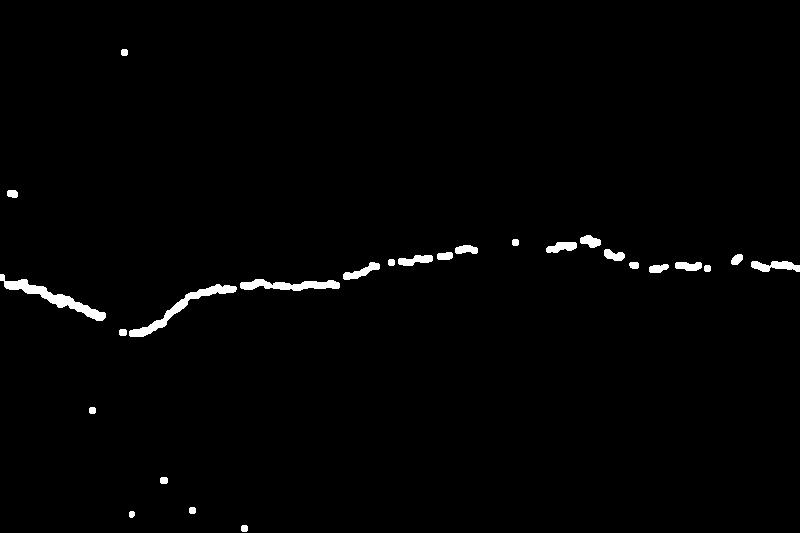
#> input picture images/001.jpg, 800 x 533 px, found by its file name
$ jupyter execute test.ipynb
#> lines starting #> are read from the running program, lines starting #| are printed output that depends on the picture; after the words box and inside, x2 and y2 are one past the last pixel; in counts of white or black regions, pixels touching at a corner belong together
[cell 1]
import cv2 as cv
import numpy as np
from matplotlib import cm
from matplotlib import pyplot as plt
from mpl_toolkits.mplot3d import Axes3D


def read_image(path, color_code=cv.IMREAD_GRAYSCALE):
    """
    read a picture from path
    :type path: string
    :param path: the location of a picture
    :type color_code: opencv color code
    :param color_code: which type the image should be read, cv.IMREAD_GRAYSCALE as default
    :return: the picture read from the path, None if there is an error
    """
#> called with color_code = 4
    return cv.imread(path, color_code)
#> returned value is the input picture: shape (533, 800, 3); min 0, max 255, mean 3.3


# [8 lines left out: function convert_color_gray, not called in this run]


def resize_img(img, width=800):
    """
    resize image
    :type img: image
    :param img: input image
    :type width: int
    :param width: width after resize,800 as default
    :return: image after resize
    """
    return cv.resize(img, (width, int(width * img.shape[0] / img.shape[1])))


# [128 lines left out: functions convert_color, center_avg_imp, equalize_hist, med_blur, not called in this run]


def gauss_blur(img, ksize=[3, 3]):
    cv.GaussianBlur(img, ksize=ksize)


# [63 lines left out: functions adj_gamma, binary_image, hist_segmentation, not called in this run]

[cell 2]
import math


# [30 lines left out: functions distance_calc, min_distace, not called in this run]

[cell 3]
"""
to do image segmentation using region grow method
"""
import numpy as np
import cv2

class RegionGrow:
    # [127 lines left out: functions __init__, region_grow, img_cut, min_pos, im_merge2, not called in this run]

[cell 4]
'''
# coding:utf-8
import time
import cv2 as cv
from matplotlib import pyplot as plt
import numpy as np

def morphological_operations(image):
    # 形態學操作
    #kernel = np.ones((5, 5), np.uint8)
    #closed_image = cv2.morphologyEx(image, cv2.MORPH_CLOSE, kernel)
    fat_image = cv.dilate(image, None, iterations=1)
    return fat_image
'''

[cell 5]
'''
# 读取图片
origin = read_image("/home/yuchi/Canny_Detection/crackforest/Images/001.jpg", color_code=cv.IMREAD_ANYCOLOR)   # 彩色图片
print("1.读取图片")
plt.imshow(origin)  # 在圖表中繪製圖片
plt.show() # 顯示圖表
'''

[cell 6]
'''
# 裁剪图片
origin = resize_img(origin)
# 彩色图片->灰度图
img = convert_color(origin)
'''

[cell 7]
'''
img = equalize_hist(img, flag=True)   # 均值化
print("2.均值化")
plt.imshow(img)  # 在圖表中繪製圖片
plt.show() # 顯示圖表
'''

[cell 8]
'''
img = center_avg_imp(img, ksize=20, flag=True)
print("3.中心均值")
plt.imshow(img)  # 在圖表中繪製圖片
plt.show() # 顯示圖表
img = med_blur(img, ksize=5, flag=True)
'''

[cell 9]
'''
rg = RegionGrow(img)
rg.img_cut()
rg.min_pos()
img = rg.region_grow()  # 衍生！！
# img = rg.im_merge()
print("4.区域生长")
plt.imshow(img, cmap="gray")
plt.show()
'''

[cell 10]
'''
img = med_blur(img, ksize=3, flag=True)   # 中值滤波

img = morphological_operations(img)
print("5.形态学操作")
plt.imshow(img, cmap="gray")
plt.show()
'''

[cell 11]
# coding:utf-8
import time
import cv2 as cv
from matplotlib import pyplot as plt
import numpy as np
import os
import cv2
import os
import numpy as np
from skimage.color import rgb2hsv
from skimage import filters

def enhance_contrast(image):
    # 對比增強
    return cv2.equalizeHist(cv2.cvtColor(image, cv2.COLOR_BGR2GRAY))
#> returned value: shape (533, 800)

def rgb_to_hsv(image):
    # RGB轉HSI/HSV
    hsv_image = rgb2hsv(image)
#> hsv_image: shape (533, 800, 3) float64; mean of channels 0, 1, 2 0, 0, 0.0129
    intensity = hsv_image[2:, :,2 ]  # 提取亮度通道
    return intensity

def calculate_otsu_threshold(image):
    # 計算 Otsu 閾值
    return filters.threshold_otsu(image)

def apply_joint_threshold(image, otsu_thresh):
    # 計算聯合閾值
    _, binary_global = cv2.threshold(image, otsu_thresh, 255, cv2.THRESH_BINARY)
    return binary_global

def canny_edge_detection(image):
    # Canny 邊緣檢測
    return cv2.Canny(image, 100, 200)

def morphological_operations(image):
    # 形態學操作
    #kernel = np.ones((5, 5), np.uint8)
    #closed_image = cv2.morphologyEx(image, cv2.MORPH_CLOSE, kernel)
    fat_image = cv.dilate(image, None, iterations=2)
    return fat_image

[cell 12]
# 读取图片
origin = read_image("/home/yuchi/Canny_Detection/crackforest/Images/001.jpg", color_code=cv.IMREAD_ANYCOLOR)  # Read color image
# 裁剪图片
img = resize_img(origin)
plt.imshow(img)  # 在圖表中繪製圖片
plt.show() # 顯示圖表
# 步驟 1: 對比增強
enhanced_image = enhance_contrast(img)
plt.imshow(enhanced_image)  # 在圖表中繪製圖片
plt.show() # 顯示圖表

[cell 13]
# 步驟 2: RGB 轉 HSI/HSV
intensity = rgb_to_hsv(img)
plt.imshow(intensity)  # 在圖表中繪製圖片
plt.show() # 顯示圖表

[cell 14]
# 步驟 3: 計算 Otsu 閾值
otsu_thresh = calculate_otsu_threshold(intensity)
#> otsu_thresh = 0.154

joint_thresholded = apply_joint_threshold(enhanced_image, otsu_thresh)
#> in apply_joint_threshold, `_, binary_global = cv2.threshold(image, otsu_thresh, 255, cv2.THRESH_B..`:
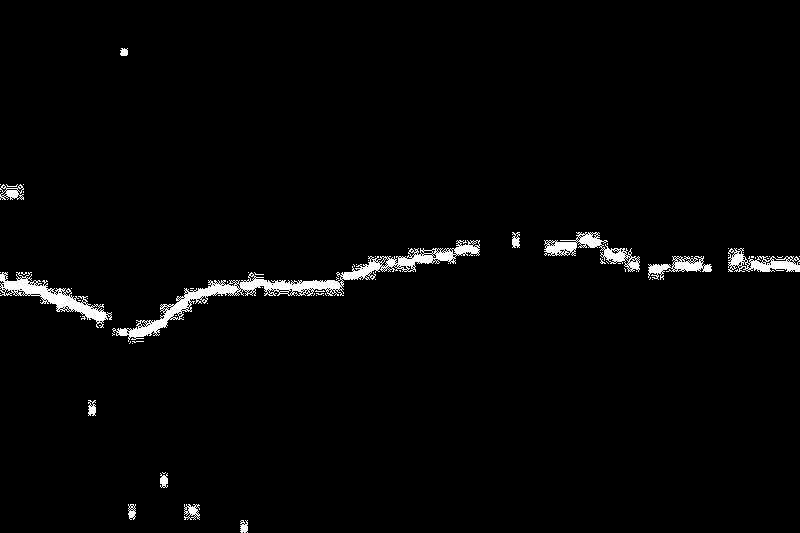
#> binary_global: shape (533, 800); 2.2% white; 78 white regions (65 under 20 px), largest, box (x1, y1, x2, y2) and area: (112, 240, 480, 342) 4167, (0, 272, 112, 328) 1613, (544, 232, 640, 272) 1105
plt.imshow(joint_thresholded)  # 在圖表中繪製圖片
plt.show() # 顯示圖表

[cell 15]
# 步驟 5: Canny 邊緣檢測
edges = canny_edge_detection(joint_thresholded)
#> in canny_edge_detection, `return cv2.Canny(image, 100, 200)`:
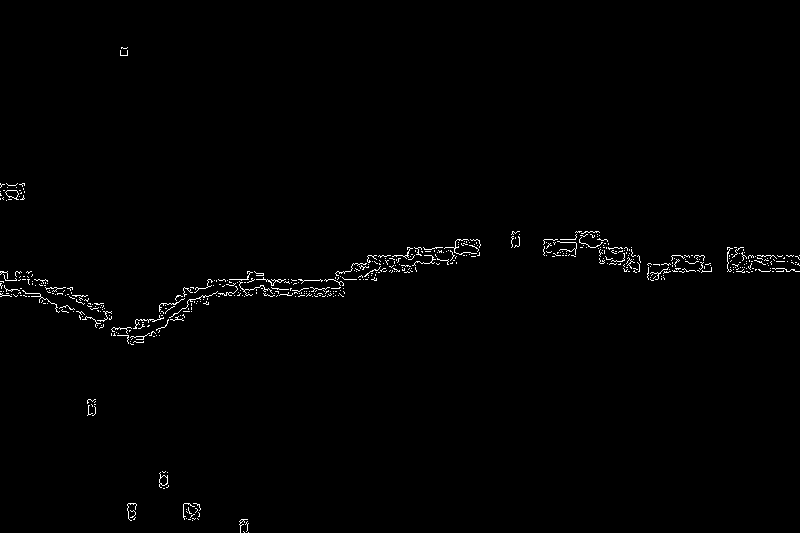
#> returned value: shape (533, 800); 0.87% white in thin lines or dots
plt.imshow(edges)  # 在圖表中繪製圖片
plt.show() # 顯示圖表
# 步驟 6: 形態學操作
final_image = morphological_operations(edges)
#> in morphological_operations, `fat_image = cv.dilate(image, None, iterations=2)`:
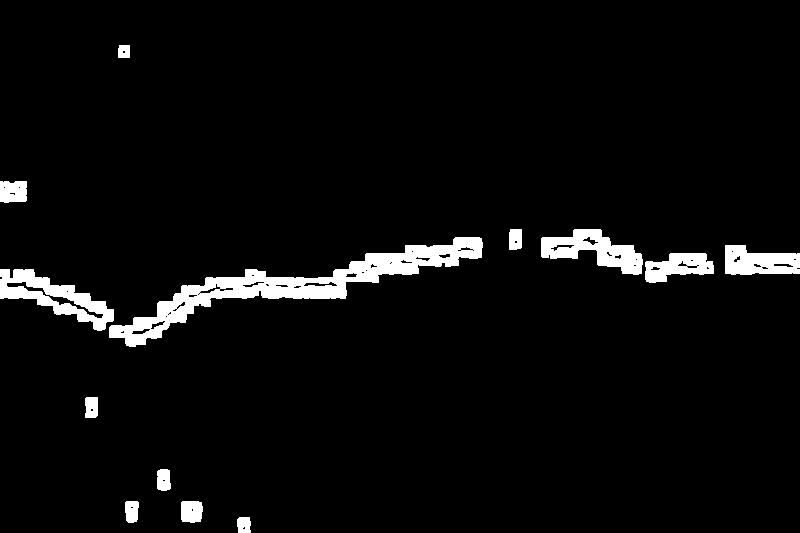
#> fat_image: shape (533, 800); 4.4% white; 13 white regions, largest, box (x1, y1, x2, y2) and area: (109, 237, 483, 347) 8260, (0, 269, 114, 331) 2742, (541, 229, 643, 275) 2324

$ run again, with images/002.jpg copied over images/001.jpg
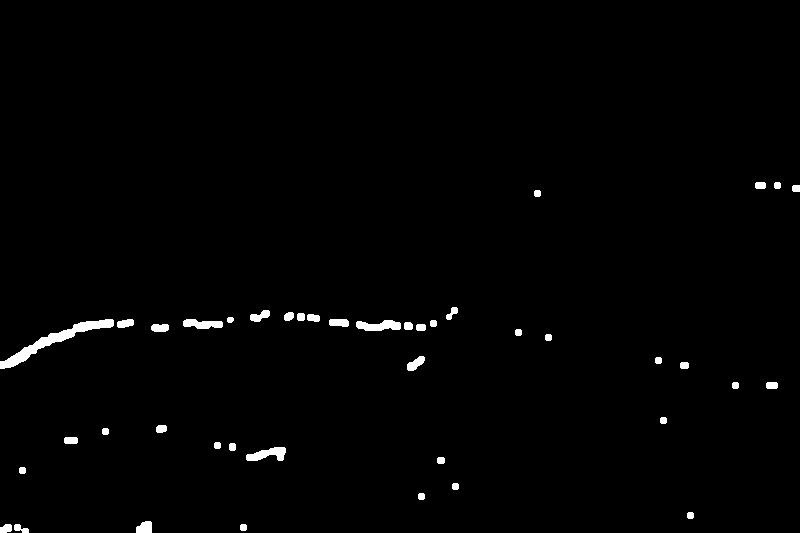
#> input picture images/002.jpg, 800 x 533 px, found by its file name
#> in read_image, returned value is the input picture: shape (533, 800, 3); min 0, max 255, mean 2.9
#> hsv_image: shape (533, 800, 3) float64; mean of channels 0, 1, 2 0, 0, 0.0114
#> otsu_thresh = 0.154
#> in apply_joint_threshold, `_, binary_global = cv2.threshold(image, otsu_thresh, 255, cv2.THRESH_B..`:
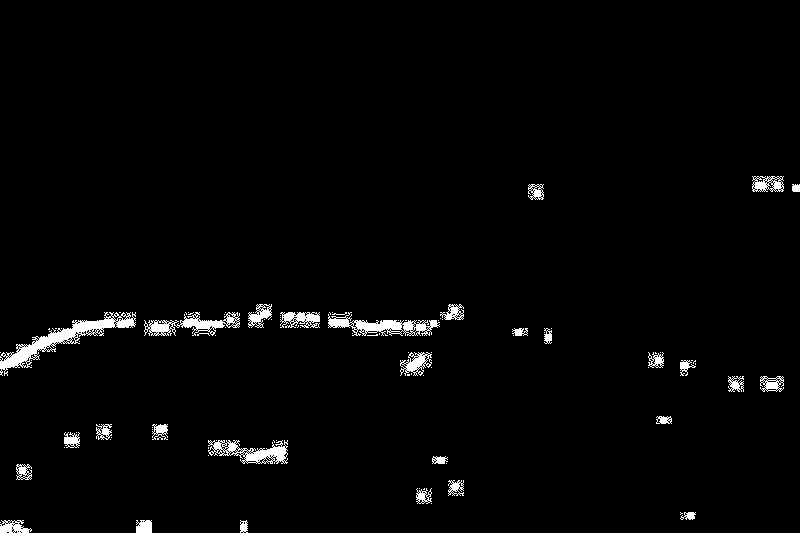
#> binary_global: shape (533, 800); 2.2% white; 97 white regions (68 under 20 px), largest, box (x1, y1, x2, y2) and area: (0, 312, 136, 376) 1875, (328, 312, 440, 336) 1095, (208, 440, 288, 464) 909
#> in morphological_operations, `fat_image = cv.dilate(image, None, iterations=2)`:
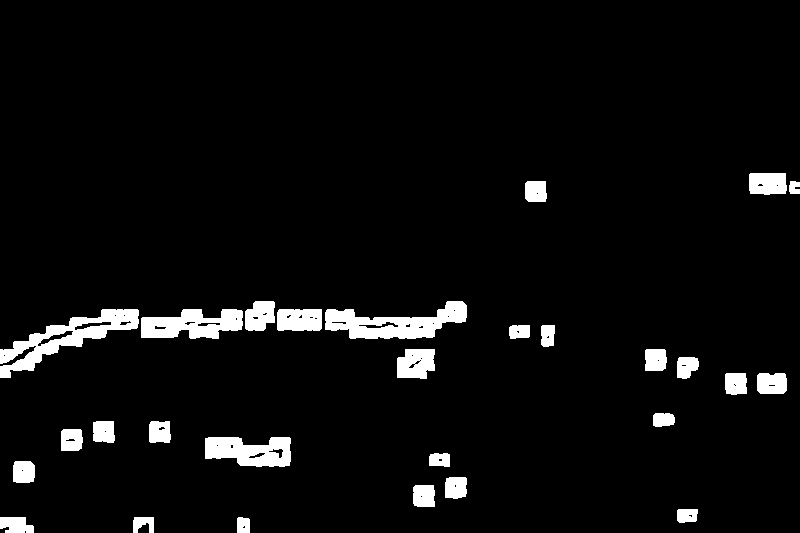
#> fat_image: shape (533, 800); 4.9% white; 28 white regions, largest, box (x1, y1, x2, y2) and area: (0, 309, 139, 378) 3083, (325, 301, 467, 339) 2843, (141, 309, 243, 339) 2110

$ run again, with images/003.jpg copied over images/001.jpg
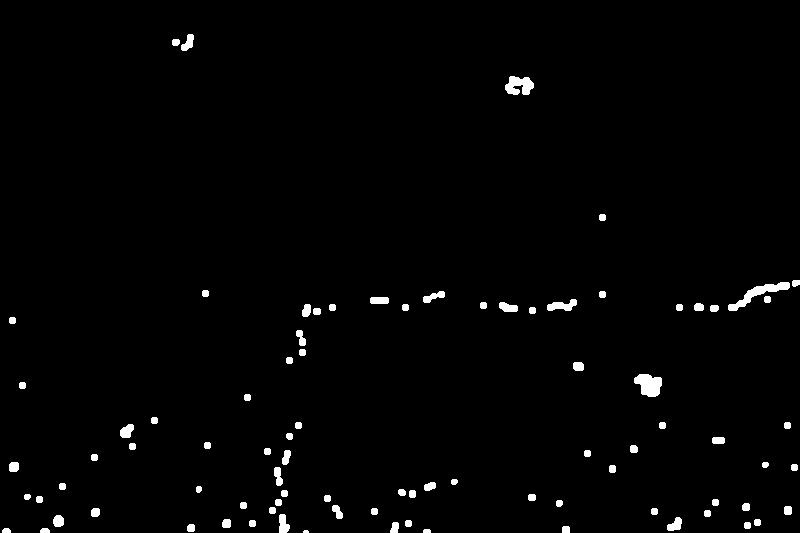
#> input picture images/003.jpg, 800 x 533 px, found by its file name
#> in read_image, returned value is the input picture: shape (533, 800, 3); min 0, max 255, mean 4
#> hsv_image: shape (533, 800, 3) float64; mean of channels 0, 1, 2 0, 0, 0.0158
#> otsu_thresh = 0.154
#> in apply_joint_threshold, `_, binary_global = cv2.threshold(image, otsu_thresh, 255, cv2.THRESH_B..`:
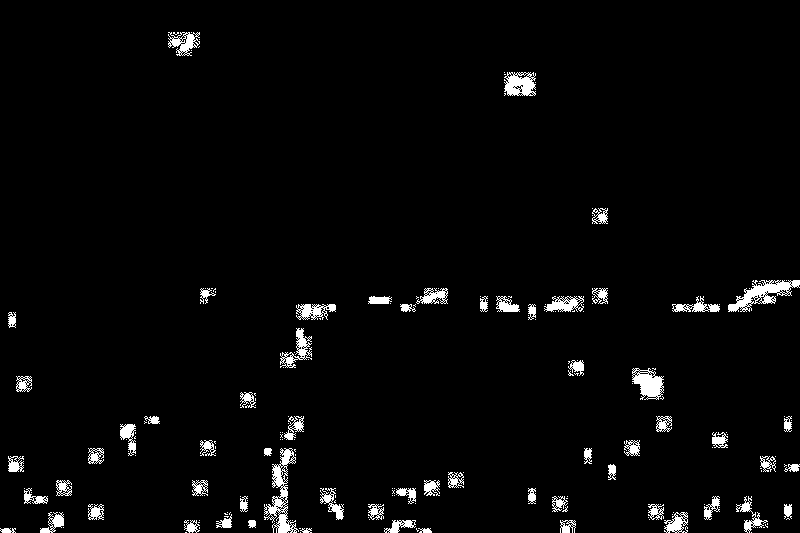
#> binary_global: shape (533, 800); 3% white; 189 white regions (126 under 20 px), largest, box (x1, y1, x2, y2) and area: (264, 448, 299, 533) 1009, (728, 280, 800, 312) 926, (632, 368, 664, 400) 618
#> in morphological_operations, `fat_image = cv.dilate(image, None, iterations=2)`:
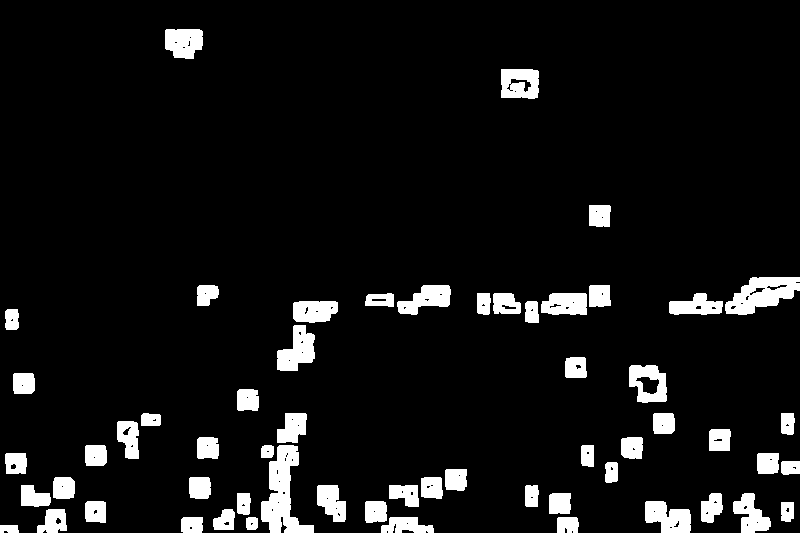
#> fat_image: shape (533, 800); 7.5% white; 59 white regions, largest, box (x1, y1, x2, y2) and area: (261, 445, 314, 533) 2235, (725, 277, 800, 315) 1712, (277, 325, 315, 371) 1105

$ run again, with images/005.jpg copied over images/001.jpg
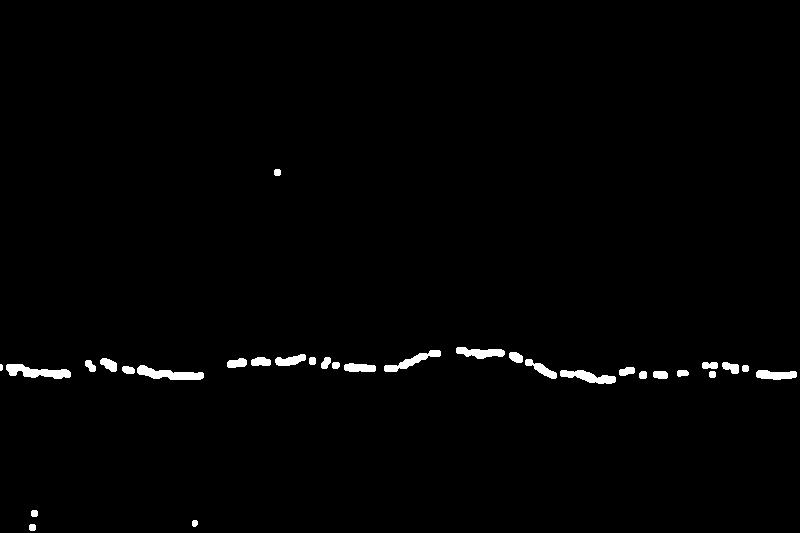
#> input picture images/005.jpg, 800 x 533 px, found by its file name
#> in read_image, returned value is the input picture: shape (533, 800, 3); min 0, max 255, mean 3.1
#> hsv_image: shape (533, 800, 3) float64; mean of channels 0, 1, 2 0, 0, 0.0122
#> otsu_thresh = 0.154
#> in apply_joint_threshold, `_, binary_global = cv2.threshold(image, otsu_thresh, 255, cv2.THRESH_B..`:
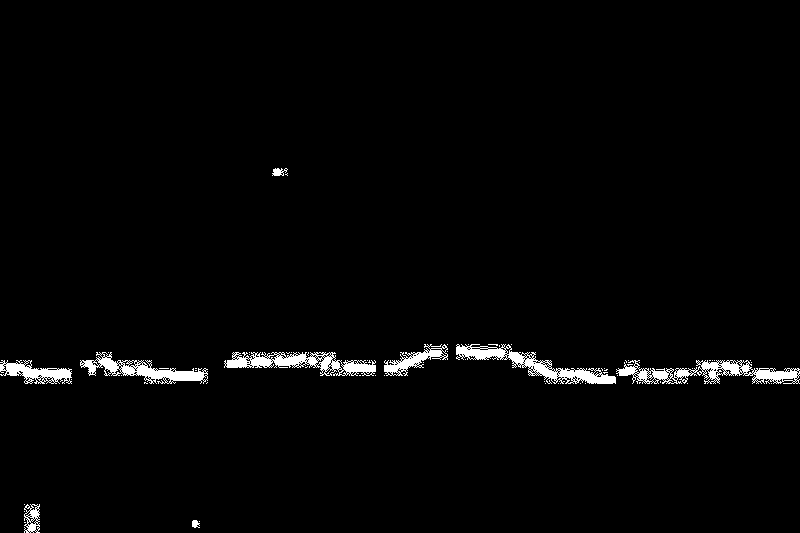
#> binary_global: shape (533, 800); 2.1% white; 65 white regions (56 under 20 px), largest, box (x1, y1, x2, y2) and area: (616, 360, 800, 384) 1914, (456, 344, 616, 384) 1822, (224, 352, 376, 376) 1684
#> in morphological_operations, `fat_image = cv.dilate(image, None, iterations=2)`:
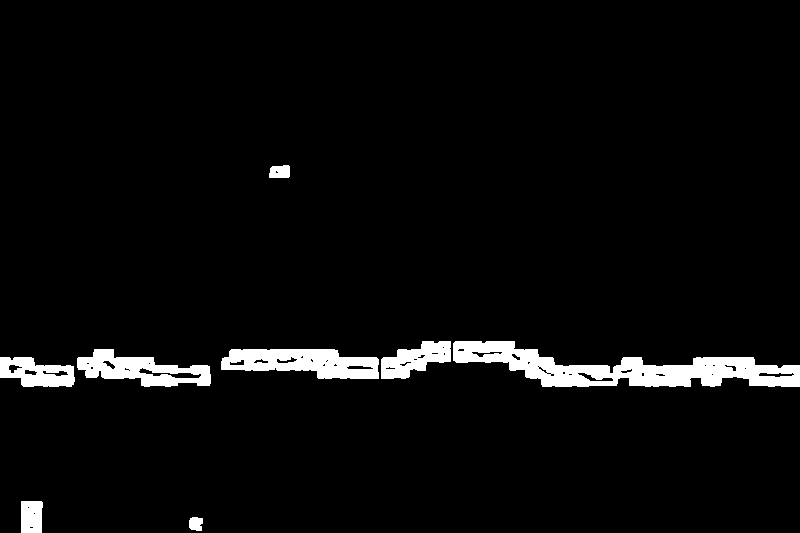
#> fat_image: shape (533, 800); 4.1% white; 8 white regions, largest, box (x1, y1, x2, y2) and area: (453, 341, 800, 387) 7505, (221, 349, 379, 379) 3297, (77, 349, 211, 387) 2670
